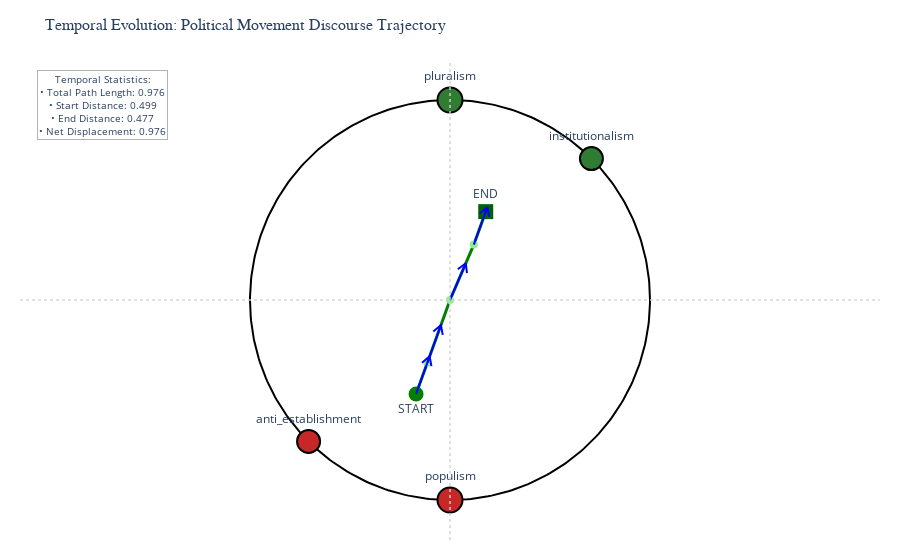
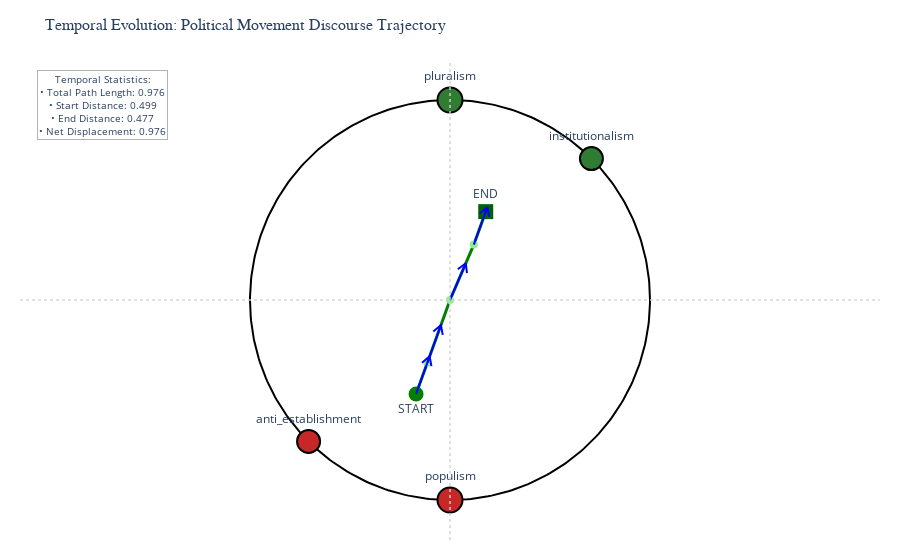

The notebook cell saved with these charts, in order:
### Code cell
# Create temporal evolution visualization
fig_temporal = advanced_viz.plot_temporal_evolution(
    anchors=democracy_anchors,
    temporal_data=temporal_evolution_data,
    title="Temporal Evolution: Political Movement Discourse Trajectory",
    show_trajectory=True,
    show_velocity=True
)

# Figure displays automatically - no need for explicit .show()

print("🎯 Temporal evolution visualization demonstrates:")
print("  • Green trajectory line shows centroid movement over time")
print("  • Blue velocity vectors indicate direction and speed of change")
print("  • START and END markers clearly show evolution path")
print("  • Framework Specification v3.2 temporal tracking with mathematical precision")

# Calculate trajectory statistics
centroids = []
for data_point in temporal_evolution_data:
    centroid = advanced_viz.calculate_centroid(democracy_anchors, data_point['signature_scores'])
    centroids.append(centroid)

# Analyze trajectory characteristics
total_distance = 0
for i in range(len(centroids) - 1):
    segment_distance = np.sqrt((centroids[i+1][0] - centroids[i][0])**2 + 
                              (centroids[i+1][1] - centroids[i][1])**2)
    total_distance += segment_distance

start_position = centroids[0]
end_position = centroids[-1]
net_displacement = np.sqrt((end_position[0] - start_position[0])**2 + 
                          (end_position[1] - start_position[1])**2)

print(f"\n📊 Trajectory Analysis:")
print(f"  • Total path distance: {total_distance:.3f}")
print(f"  • Net displacement: {net_displacement:.3f}")
print(f"  • Path efficiency: {net_displacement/total_distance:.3f}")
print(f"  • Evolution shows systematic shift from populist to pluralist positioning")

### Figure 1 — Plotly figure (JSON) as saved in the notebook; plotly's stock layout.template omitted (floating-point values rounded to 4 significant figures; data arrays with more than 128 entries replaced by an {"elided": "..."} marker saying what was removed)
{"data": [{"line": {"color": "black", "width": 2}, "mode": "lines", "name": "Boundary", "showlegend": false, "type": "scatter", "x": {"elided": "361 float values"}, "y": {"elided": "361 float values"}}, {"hovertemplate": "Time: %{text}<br>Position: (%{x:.3f}, %{y:.3f})<extra></extra>", "line": {"color": "green", "width": 3}, "marker": {"color": "lightgreen", "size": 8}, "mode": "lines+markers", "name": "Temporal Trajectory", "text": ["t0", "t1", "t2", "t3", "t4"], "type": "scatter", "x": [-0.1697, -0.1131, -2.776e-17, 0.1191, 0.1786], "y": [-0.4697, -0.3131, 0, 0.277, 0.4418]}, {"marker": {"color": "green", "size": 15, "symbol": "circle"}, "mode": "markers+text", "name": "Start Position", "text": ["START"], "textposition": "bottom center", "type": "scatter", "x": [-0.1697], "y": [-0.4697]}, {"marker": {"color": "darkgreen", "size": 15, "symbol": "square"}, "mode": "markers+text", "name": "End Position", "text": ["END"], "textposition": "top center", "type": "scatter", "x": [0.1786], "y": [0.4418]}, {"hovertemplate": "Velocity<br>Magnitude: 0.166<extra></extra>", "line": {"color": "blue", "width": 2}, "mode": "lines", "showlegend": false, "type": "scatter", "x": [-0.1697, -0.1017], "y": [-0.4697, -0.2816]}, {"hoverinfo": "skip", "line": {"color": "blue", "width": 2}, "mode": "lines", "showlegend": false, "type": "scatter", "x": [-0.14, -0.1017, -0.09295], "y": [-0.3138, -0.2816, -0.3308]}, {"hovertemplate": "Velocity<br>Magnitude: 0.333<extra></extra>", "line": {"color": "blue", "width": 2}, "mode": "lines", "showlegend": false, "type": "scatter", "x": [-0.1131, -0.04518], "y": [-0.3131, -0.125]}, {"hoverinfo": "skip", "line": {"color": "blue", "width": 2}, "mode": "lines", "showlegend": false, "type": "scatter", "x": [-0.0834, -0.04518, -0.03638], "y": [-0.1573, -0.125, -0.1743]}, {"hovertemplate": "Velocity<br>Magnitude: 0.302<extra></extra>", "line": {"color": "blue", "width": 2}, "mode": "lines", "showlegend": false, "type": "scatter", "x": [-2.776e-17, 0.079], "y": [0, 0.1837]}, {"hoverinfo": "skip", "line": {"color": "blue", "width": 2}, "mode": "lines", "showlegend": false, "type": "scatter", "x": [0.03893, 0.079, 0.08486], "y": [0.1538, 0.1837, 0.1341]}, {"hovertemplate": "Velocity<br>Magnitude: 0.175<extra></extra>", "line": {"color": "blue", "width": 2}, "mode": "lines", "showlegend": false, "type": "scatter", "x": [0.1191, 0.1871], "y": [0.277, 0.4651]}, {"hoverinfo": "skip", "line": {"color": "blue", "width": 2}, "mode": "lines", "showlegend": false, "type": "scatter", "x": [0.1488, 0.1871, 0.1959], "y": [0.4329, 0.4651, 0.4159]}, {"hovertemplate": "<b>pluralism</b><br>Angle: 90°<br>Weight: 1.0<br>Type: integrative<extra></extra>", "marker": {"color": "#2E7D32", "line": {"color": "black", "width": 2}, "size": 25, "symbol": "circle"}, "mode": "markers+text", "name": "pluralism", "text": ["pluralism"], "textposition": "top center", "type": "scatter", "x": [6.123e-17], "y": [1]}, {"hovertemplate": "<b>populism</b><br>Angle: 270°<br>Weight: 1.0<br>Type: disintegrative<extra></extra>", "marker": {"color": "#C62828", "line": {"color": "black", "width": 2}, "size": 25, "symbol": "circle"}, "mode": "markers+text", "name": "populism", "text": ["populism"], "textposition": "top center", "type": "scatter", "x": [-1.837e-16], "y": [-1]}, {"hovertemplate": "<b>institutionalism</b><br>Angle: 45°<br>Weight: 0.8<br>Type: integrative<extra></extra>", "marker": {"color": "#2E7D32", "line": {"color": "black", "width": 2}, "size": 23, "symbol": "circle"}, "mode": "markers+text", "name": "institutionalism", "text": ["institutionalism"], "textposition": "top center", "type": "scatter", "x": [0.7071], "y": [0.7071]}, {"hovertemplate": "<b>anti_establishment</b><br>Angle: 225°<br>Weight: 0.8<br>Type: disintegrative<extra></extra>", "marker": {"color": "#C62828", "line": {"color": "black", "width": 2}, "size": 23, "symbol": "circle"}, "mode": "markers+text", "name": "anti_establishment", "text": ["anti_establishment"], "textposition": "top center", "type": "scatter", "x": [-0.7071], "y": [-0.7071]}], "layout": {"annotations": [{"bgcolor": "rgba(255, 255, 255, 0.8)", "bordercolor": "rgba(0, 0, 0, 0.3)", "borderwidth": 1, "font": {"size": 10}, "showarrow": false, "text": "Temporal Statistics:<br>• Total Path Length: 0.976<br>• Start Distance: 0.499<br>• End Distance: 0.477<br>• Net Displacement: 0.976", "x": 0.02, "xanchor": "left", "xref": "paper", "y": 0.98, "yanchor": "top", "yref": "paper"}], "autosize": true, "margin": {"b": 20, "l": 20, "r": 20, "t": 60}, "paper_bgcolor": "white", "plot_bgcolor": "white", "shapes": [{"line": {"color": "lightgray", "dash": "dot"}, "opacity": 0.7, "type": "line", "x0": 0, "x1": 1, "xref": "x domain", "y0": 0, "y1": 0, "yref": "y"}, {"line": {"color": "lightgray", "dash": "dot"}, "opacity": 0.7, "type": "line", "x0": 0, "x1": 0, "xref": "x", "y0": 0, "y1": 1, "yref": "y domain"}], "showlegend": false, "title": {"font": {"family": "Arial", "size": 16}, "text": "Temporal Evolution: Political Movement Discourse Trajectory"}, "xaxis": {"range": [-1.2, 1.2], "scaleanchor": "y", "scaleratio": 1, "visible": false}, "yaxis": {"range": [-1.2, 1.2], "visible": false}}}

### Figure 2 — Plotly figure (JSON) as saved in the notebook; plotly's stock layout.template omitted (floating-point values rounded to 4 significant figures; data arrays with more than 128 entries replaced by an {"elided": "..."} marker saying what was removed)
{"data": [{"line": {"color": "black", "width": 2}, "mode": "lines", "name": "Boundary", "showlegend": false, "type": "scatter", "x": {"elided": "361 float values"}, "y": {"elided": "361 float values"}}, {"hovertemplate": "Time: %{text}<br>Position: (%{x:.3f}, %{y:.3f})<extra></extra>", "line": {"color": "green", "width": 3}, "marker": {"color": "lightgreen", "size": 8}, "mode": "lines+markers", "name": "Temporal Trajectory", "text": ["t0", "t1", "t2", "t3", "t4"], "type": "scatter", "x": [-0.1697, -0.1131, -2.776e-17, 0.1191, 0.1786], "y": [-0.4697, -0.3131, 0, 0.277, 0.4418]}, {"marker": {"color": "green", "size": 15, "symbol": "circle"}, "mode": "markers+text", "name": "Start Position", "text": ["START"], "textposition": "bottom center", "type": "scatter", "x": [-0.1697], "y": [-0.4697]}, {"marker": {"color": "darkgreen", "size": 15, "symbol": "square"}, "mode": "markers+text", "name": "End Position", "text": ["END"], "textposition": "top center", "type": "scatter", "x": [0.1786], "y": [0.4418]}, {"hovertemplate": "Velocity<br>Magnitude: 0.166<extra></extra>", "line": {"color": "blue", "width": 2}, "mode": "lines", "showlegend": false, "type": "scatter", "x": [-0.1697, -0.1017], "y": [-0.4697, -0.2816]}, {"hoverinfo": "skip", "line": {"color": "blue", "width": 2}, "mode": "lines", "showlegend": false, "type": "scatter", "x": [-0.14, -0.1017, -0.09295], "y": [-0.3138, -0.2816, -0.3308]}, {"hovertemplate": "Velocity<br>Magnitude: 0.333<extra></extra>", "line": {"color": "blue", "width": 2}, "mode": "lines", "showlegend": false, "type": "scatter", "x": [-0.1131, -0.04518], "y": [-0.3131, -0.125]}, {"hoverinfo": "skip", "line": {"color": "blue", "width": 2}, "mode": "lines", "showlegend": false, "type": "scatter", "x": [-0.0834, -0.04518, -0.03638], "y": [-0.1573, -0.125, -0.1743]}, {"hovertemplate": "Velocity<br>Magnitude: 0.302<extra></extra>", "line": {"color": "blue", "width": 2}, "mode": "lines", "showlegend": false, "type": "scatter", "x": [-2.776e-17, 0.079], "y": [0, 0.1837]}, {"hoverinfo": "skip", "line": {"color": "blue", "width": 2}, "mode": "lines", "showlegend": false, "type": "scatter", "x": [0.03893, 0.079, 0.08486], "y": [0.1538, 0.1837, 0.1341]}, {"hovertemplate": "Velocity<br>Magnitude: 0.175<extra></extra>", "line": {"color": "blue", "width": 2}, "mode": "lines", "showlegend": false, "type": "scatter", "x": [0.1191, 0.1871], "y": [0.277, 0.4651]}, {"hoverinfo": "skip", "line": {"color": "blue", "width": 2}, "mode": "lines", "showlegend": false, "type": "scatter", "x": [0.1488, 0.1871, 0.1959], "y": [0.4329, 0.4651, 0.4159]}, {"hovertemplate": "<b>pluralism</b><br>Angle: 90°<br>Weight: 1.0<br>Type: integrative<extra></extra>", "marker": {"color": "#2E7D32", "line": {"color": "black", "width": 2}, "size": 25, "symbol": "circle"}, "mode": "markers+text", "name": "pluralism", "text": ["pluralism"], "textposition": "top center", "type": "scatter", "x": [6.123e-17], "y": [1]}, {"hovertemplate": "<b>populism</b><br>Angle: 270°<br>Weight: 1.0<br>Type: disintegrative<extra></extra>", "marker": {"color": "#C62828", "line": {"color": "black", "width": 2}, "size": 25, "symbol": "circle"}, "mode": "markers+text", "name": "populism", "text": ["populism"], "textposition": "top center", "type": "scatter", "x": [-1.837e-16], "y": [-1]}, {"hovertemplate": "<b>institutionalism</b><br>Angle: 45°<br>Weight: 0.8<br>Type: integrative<extra></extra>", "marker": {"color": "#2E7D32", "line": {"color": "black", "width": 2}, "size": 23, "symbol": "circle"}, "mode": "markers+text", "name": "institutionalism", "text": ["institutionalism"], "textposition": "top center", "type": "scatter", "x": [0.7071], "y": [0.7071]}, {"hovertemplate": "<b>anti_establishment</b><br>Angle: 225°<br>Weight: 0.8<br>Type: disintegrative<extra></extra>", "marker": {"color": "#C62828", "line": {"color": "black", "width": 2}, "size": 23, "symbol": "circle"}, "mode": "markers+text", "name": "anti_establishment", "text": ["anti_establishment"], "textposition": "top center", "type": "scatter", "x": [-0.7071], "y": [-0.7071]}], "layout": {"annotations": [{"bgcolor": "rgba(255, 255, 255, 0.8)", "bordercolor": "rgba(0, 0, 0, 0.3)", "borderwidth": 1, "font": {"size": 10}, "showarrow": false, "text": "Temporal Statistics:<br>• Total Path Length: 0.976<br>• Start Distance: 0.499<br>• End Distance: 0.477<br>• Net Displacement: 0.976", "x": 0.02, "xanchor": "left", "xref": "paper", "y": 0.98, "yanchor": "top", "yref": "paper"}], "autosize": true, "margin": {"b": 20, "l": 20, "r": 20, "t": 60}, "paper_bgcolor": "white", "plot_bgcolor": "white", "shapes": [{"line": {"color": "lightgray", "dash": "dot"}, "opacity": 0.7, "type": "line", "x0": 0, "x1": 1, "xref": "x domain", "y0": 0, "y1": 0, "yref": "y"}, {"line": {"color": "lightgray", "dash": "dot"}, "opacity": 0.7, "type": "line", "x0": 0, "x1": 0, "xref": "x", "y0": 0, "y1": 1, "yref": "y domain"}], "showlegend": false, "title": {"font": {"family": "Arial", "size": 16}, "text": "Temporal Evolution: Political Movement Discourse Trajectory"}, "xaxis": {"range": [-1.2, 1.2], "scaleanchor": "y", "scaleratio": 1, "visible": false}, "yaxis": {"range": [-1.2, 1.2], "visible": false}}}
